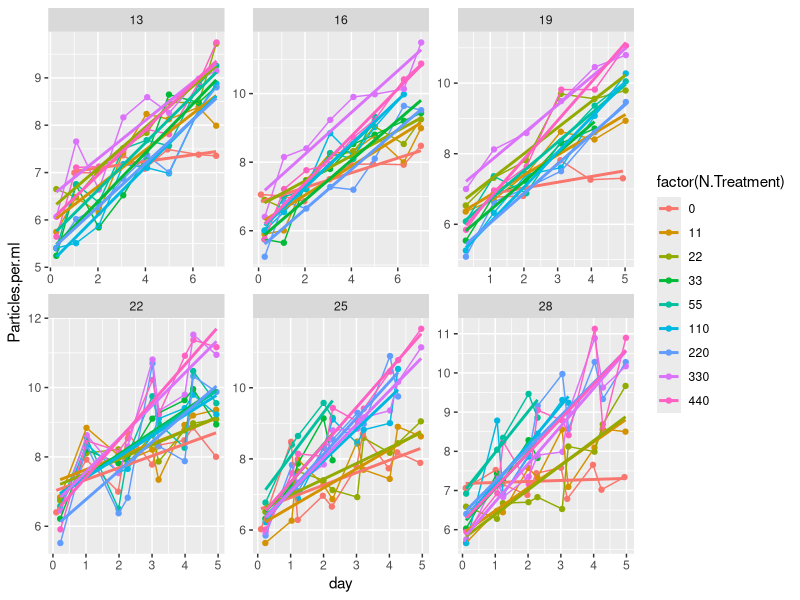
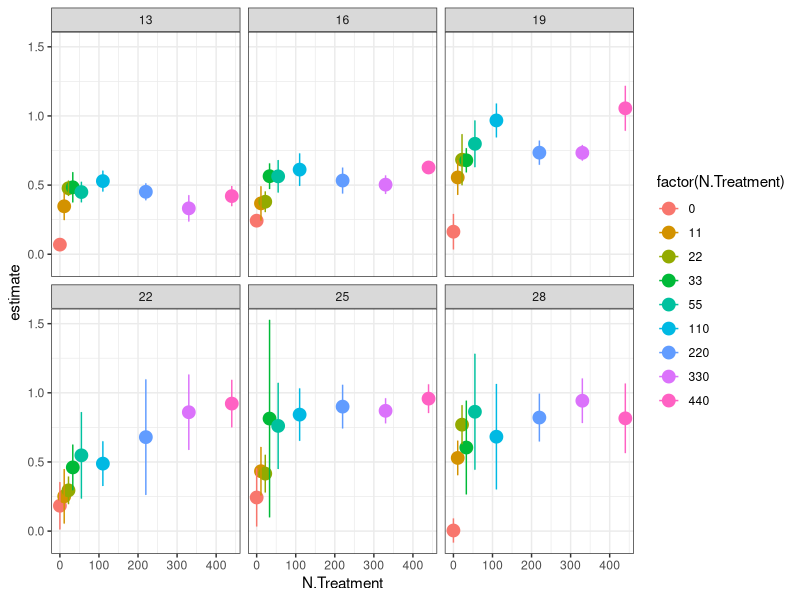

Source code (R) for these figures, in order: (Note: this script raises an error after producing the figures.)
library(tidyverse)
library(broom)
library(minpack.lm)
library(purrr)
library(stringr)

TT <- read_csv("data/monod_data/TT_15_08_24.csv")

#take raw data, add actual N concentrations
TTN<- TT %>% 	
  mutate(day = Hours.since.Innoc/24) %>% 
  mutate(N.Treatment = str_replace(N.Treatment, "1", "11")) %>%
  mutate(N.Treatment = str_replace(N.Treatment, "2", "22")) %>% 
  mutate(N.Treatment = str_replace(N.Treatment, "3", "33")) %>%
  mutate(N.Treatment = str_replace(N.Treatment, "4", "55")) %>%
  mutate(N.Treatment = str_replace(N.Treatment, "5", "110")) %>%
  mutate(N.Treatment = str_replace(N.Treatment, "6", "220")) %>%
  mutate(N.Treatment = str_replace(N.Treatment, "7", "330")) %>%
  mutate(N.Treatment = str_replace(N.Treatment, "8", "440")) %>%  
  mutate(N.Treatment = str_replace(N.Treatment, "1105", "55")) %>% 
  mutate(N.Treatment = as.numeric(N.Treatment))


#filter out data where K seems to have been reached beyond the variability expected by noise (quite arbitrary)
TTfiltered<- TT %>% 
	mutate(day = Hours.since.Innoc/24) %>% 
	filter( Temperature == 13 & N.Treatment == 8 |
	          Temperature == 13 & N.Treatment == 7 |
	          Temperature == 13 & N.Treatment == 6 | 
	          Temperature == 13 & N.Treatment == 5 |
	          Temperature == 13 & N.Treatment == 4 |
	          Temperature == 13 & N.Treatment == 3 |
	          Temperature == 13 & N.Treatment == 2 |
	          Temperature == 13 & N.Treatment == 1 |
	          Temperature == 13 & N.Treatment == 0 & day>0.5|
	        Temperature == 16 & N.Treatment == 8 |
				 	Temperature == 16 & N.Treatment == 7 |
				 	Temperature == 16 & N.Treatment == 6 | 
				 	Temperature == 16 & N.Treatment == 5 & day<6.5 |
				 	Temperature == 16 & N.Treatment == 4 & day<6 |
				 	Temperature == 16 & N.Treatment == 3 |
				 	Temperature == 16 & N.Treatment == 2 |
				 	Temperature == 16 & N.Treatment == 1 |
				 	Temperature == 16 & N.Treatment == 0 |
						Temperature == 19 & N.Treatment == 8  |
						Temperature == 19 & N.Treatment == 7  |
						Temperature == 19 & N.Treatment == 6 | 
						Temperature == 19 & N.Treatment == 5 |
						Temperature == 19 & N.Treatment == 4 |
						Temperature == 19 & N.Treatment == 3 & day<5 |
						Temperature == 19 & N.Treatment == 2 |
						Temperature == 19 & N.Treatment == 1 |
						Temperature == 19 & N.Treatment == 0 & day>0.5|
					Temperature == 22 & N.Treatment == 8 | 
					Temperature == 22 & N.Treatment == 7 |
					Temperature == 22 & N.Treatment == 6 | 
					Temperature == 22 & N.Treatment == 5 |
					Temperature == 22 & N.Treatment == 4 |
					Temperature == 22 & N.Treatment == 3 |
					Temperature == 22 & N.Treatment == 2 |
					Temperature == 22 & N.Treatment == 1 |
					Temperature == 22 & N.Treatment == 0 | 		
						  Temperature == 25 & N.Treatment == 8 |
						  Temperature == 25 & N.Treatment == 7 |
						  Temperature == 25 & N.Treatment == 6 & day<4.5 | 
						  Temperature == 25 & N.Treatment == 5 & day<4.5 |
						  Temperature == 25 & N.Treatment == 4 & day<3 |
						  Temperature == 25 & N.Treatment == 3 & day<3 |
						  Temperature == 25 & N.Treatment == 2 |
						  Temperature == 25 & N.Treatment == 1 |
						  Temperature == 25 & N.Treatment == 0 | 		
								Temperature == 28 & N.Treatment == 8 |
								Temperature == 28 & N.Treatment == 7 |
								Temperature == 28 & N.Treatment == 6 | 
								Temperature == 28 & N.Treatment == 5 & day<4 |
								Temperature == 28 & N.Treatment == 4 & day<3 |
								Temperature == 28 & N.Treatment == 3 & day<3 |
								Temperature == 28 & N.Treatment == 2 |
								Temperature == 28 & N.Treatment == 1 |
								Temperature == 28 & N.Treatment == 0 ) 


#take filtered data, add actual N concentrations, plot monod curves
TTfilteredN<- TTfiltered %>% 	
	mutate(N.Treatment = str_replace(N.Treatment, "1", "11")) %>%
	mutate(N.Treatment = str_replace(N.Treatment, "2", "22")) %>% 
	mutate(N.Treatment = str_replace(N.Treatment, "3", "33")) %>%
	mutate(N.Treatment = str_replace(N.Treatment, "4", "55")) %>%
	mutate(N.Treatment = str_replace(N.Treatment, "5", "110")) %>%
	mutate(N.Treatment = str_replace(N.Treatment, "6", "220")) %>%
	mutate(N.Treatment = str_replace(N.Treatment, "7", "330")) %>%
	mutate(N.Treatment = str_replace(N.Treatment, "8", "440")) %>%  
	mutate(N.Treatment = str_replace(N.Treatment, "1105", "55")) %>% 
	mutate(N.Treatment = as.numeric(N.Treatment))

#plot filtered data - linear model fits...
TTfilteredN %>% 
  #filter(day>0.5) %>% 
  mutate(Particles.per.ml = log(Particles.per.ml+100)) %>% 
  ggplot(data = ., aes(x = day, y = Particles.per.ml, color = factor(N.Treatment))) + geom_point() +
  facet_wrap( ~ Temperature, scales = "free") + geom_line() + 
  geom_smooth(method=lm, se=FALSE) 

#plot monod curves with error
linear_r<-TTfilteredN %>% 
  mutate(Particles.per.ml = log(Particles.per.ml+100)) %>% 
  filter(day>0.5) %>% 
  group_by(N.Treatment, Temperature) %>% 
  do(tidy(lm(Particles.per.ml ~ day, data=.))) 
linear_r %>% 
  filter(term=="day") %>% 
  ggplot(aes(x = N.Treatment, y = estimate, color = factor(N.Treatment))) + geom_point(size = 4) +
  theme_bw() + facet_wrap( ~ Temperature) + 
  geom_errorbar(aes(ymin=estimate-std.error, ymax=estimate+std.error), width=.2)

write_csv(linear_r, "data-processed/CH_r_lm.csv")
ggsave("figures/CH_monod_curves.png")

#plot linear fit over raw data
TTlinear_r_aug<- TTfilteredN %>% 
  mutate(Particles.per.ml = log(Particles.per.ml+100)) %>% 
  #filter(day>1.5) %>% 
  group_by(N.Treatment, Temperature) %>% 
  do(augment(lm(Particles.per.ml ~ day, data=.))) 

TTN %>% 
  mutate(Particles.per.ml = log(Particles.per.ml)) %>% 
  #filter(N.Treatment==220) %>% 
  ggplot(data = ., aes(x = day, y = Particles.per.ml, color = factor(N.Treatment))) + 
  geom_point() +
  facet_wrap( ~ Temperature, scales = "free") + geom_line() + 
  #geom_line(data=subset(TTlinear_r_aug, TTlinear_r_aug$N.Treatment==220), aes(x=day, y=.fitted, colour=factor(N.Treatment)))
  geom_line(data=linear_r_aug, aes(x=day, y=.fitted, colour=factor(N.Treatment)))

TTN %>% 
  mutate(Particles.per.ml = log(Particles.per.ml)) %>% 
  filter(Temperature==19) %>% 
  ggplot(data = ., aes(x = day, y = Particles.per.ml, color = factor(N.Treatment))) + 
  geom_point() +
  facet_wrap( ~ N.Treatment) + geom_line() + 
  geom_line(data=subset(TTlinear_r_aug, TTlinear_r_aug$Temperature==19), aes(x=day, y=.fitted, colour=factor(N.Treatment)))
#geom_line(data=linear_r_aug, aes(x=day, y=.fitted, colour=factor(N.Treatment)))

ggsave("figures/CH_linear_R_fits.png")


# previous coding working in non-logged data, fitting exponential curve

TTfilteredN %>% 
	group_by(Temperature, N.Treatment) %>% 
	do(tidy(nls(Particles.per.ml ~ 75 * (1+a)^(Hours.since.Innoc),
							data= .,  start=list(a=0.01),
							control = nls.control(maxiter=100, minFactor=1/204800000)))) %>% 
	ungroup() %>% 
	ggplot(aes(x = N.Treatment, y = estimate, color = factor(N.Treatment))) + geom_point(size = 4) +
	geom_line() + theme_bw() + facet_wrap( ~ Temperature)
ggsave("figures/TT_monod_curves.png")

TT_r <- TTfilteredN %>% 
	group_by(Temperature, N.Treatment) %>% 
	do(tidy(nls(Particles.per.ml ~ 75 * (1+a)^(Hours.since.Innoc),
							data= .,  start=list(a=0.01),
							control = nls.control(maxiter=100, minFactor=1/204800000)))) 

write_csv(TT_r, "data-processed/fitted_r_TT_from_2015.csv")


TTfilteredN %>% 
	group_by(Temperature, N.Treatment) %>% 
	do(tidy(nls(Particles.per.ml ~ 75 * (1+a)^(Hours.since.Innoc),
							data= .,  start=list(a=0.01),
							control = nls.control(maxiter=100, minFactor=1/204800000)))) %>% 
	ggplot(aes(x = Temperature, y = estimate, color = factor(Temperature))) + geom_point(size = 4) +
	geom_line() + theme_bw() + facet_wrap( ~ N.Treatment)
ggsave("figures/TT_TPC_by_nitrate_curves.png")

#set up the jacknifing
for (j in c(13, 16, 19, 22, 25, 28)){
  for (k in c(0, 11, 22, 33, 55, 110, 220, 440)){
    test<-subset(TTfilteredN, TTfilteredN$Temperature==j & TTfilteredN$N.Treatment==k)
    boot_r<-1:100
    for(i in 1:100){
      mod<-sample_n(test, length(test$day)-1) %>%
        do(tidy(nls(Particles.per.ml ~ 75 * (1+a)^(Hours.since.Innoc),
                    data= .,  start=list(a=0.01),
                    control = nls.control(maxiter=100, minFactor=1/204800000))))
      boot_r[i]<-mod$estimate
      name<-data.frame(a=unique(boot_r), Temperature=test$Temperature[1], N.Treatment=test$N.Treatment[1])
      assign(paste("TTboot_r_unique", test$Temperature[1], test$N.Treatment[1], sep ="_"), name)
    }
  }
}

# bind all of the objects that start with boot_r_unique_!
TT_unique_boots<-do.call("rbind", mget(ls(pattern="TTboot_r_unique")))

#plot the jacknifed data - monod
TT_unique_boots %>% 
  group_by(Temperature, N.Treatment) %>% 
  ggplot(aes(x = N.Treatment, y = a, color = factor(N.Treatment))) + geom_point(size = 2) +
  geom_line() + theme_bw() + facet_wrap( ~ Temperature)
ggsave("figures/TT_monod_jacknifed.png")
